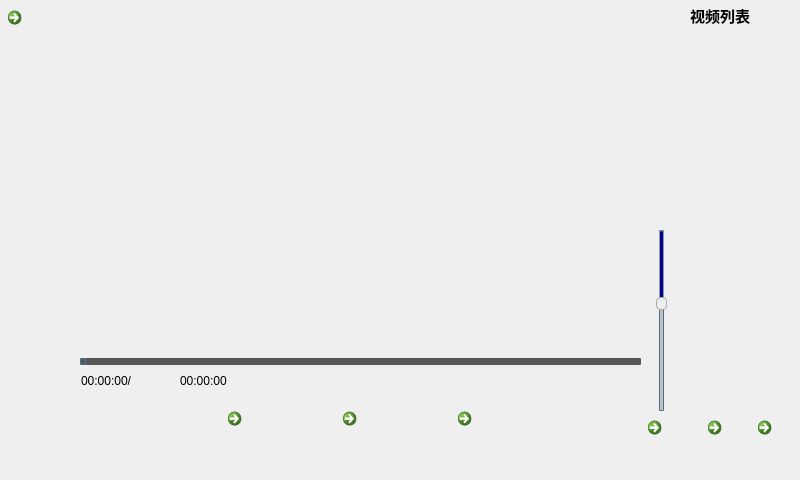
<?xml version="1.0" encoding="UTF-8"?>
<ui version="4.0">
 <class>VideoWindow</class>
 <widget class="QMainWindow" name="VideoWindow">
  <property name="geometry">
   <rect>
    <x>0</x>
    <y>0</y>
    <width>800</width>
    <height>480</height>
   </rect>
  </property>
  <property name="sizePolicy">
   <sizepolicy hsizetype="Preferred" vsizetype="Preferred">
    <horstretch>0</horstretch>
    <verstretch>0</verstretch>
   </sizepolicy>
  </property>
  <property name="minimumSize">
   <size>
    <width>800</width>
    <height>480</height>
   </size>
  </property>
  <property name="maximumSize">
   <size>
    <width>800</width>
    <height>480</height>
   </size>
  </property>
  <property name="windowTitle">
   <string>MainWindow</string>
  </property>
  <property name="styleSheet">
   <string notr="true">QMainWindow{background-image: url(:/main/vehicle1.png);}
</string>
  </property>
  <widget class="QWidget" name="centralwidget">
   <widget class="QCommandLinkButton" name="commandLinkButton">
    <property name="geometry">
     <rect>
      <x>0</x>
      <y>0</y>
      <width>61</width>
      <height>71</height>
     </rect>
    </property>
    <property name="text">
     <string/>
    </property>
    <property name="icon">
     <iconset resource="pic/pic.qrc">
      <normaloff>:/video/video/quit.png</normaloff>:/video/video/quit.png</iconset>
    </property>
    <property name="iconSize">
     <size>
      <width>40</width>
      <height>40</height>
     </size>
    </property>
   </widget>
   <widget class="QCommandLinkButton" name="commandLinkButton_3">
    <property name="geometry">
     <rect>
      <x>700</x>
      <y>410</y>
      <width>41</width>
      <height>41</height>
     </rect>
    </property>
    <property name="text">
     <string/>
    </property>
    <property name="icon">
     <iconset resource="pic/pic.qrc">
      <normaloff>:/video/video/addfile.png</normaloff>:/video/video/addfile.png</iconset>
    </property>
    <property name="iconSize">
     <size>
      <width>30</width>
      <height>30</height>
     </size>
    </property>
   </widget>
   <widget class="QListWidget" name="listWidget">
    <property name="geometry">
     <rect>
      <x>680</x>
      <y>30</y>
      <width>121</width>
      <height>371</height>
     </rect>
    </property>
    <property name="styleSheet">
     <string notr="true">background-color:transparent;</string>
    </property>
   </widget>
   <widget class="QCommandLinkButton" name="volume">
    <property name="geometry">
     <rect>
      <x>640</x>
      <y>410</y>
      <width>41</width>
      <height>41</height>
     </rect>
    </property>
    <property name="text">
     <string/>
    </property>
    <property name="icon">
     <iconset resource="pic/pic.qrc">
      <normaloff>:/video/video/volume.png</normaloff>:/video/video/volume.png</iconset>
    </property>
    <property name="iconSize">
     <size>
      <width>30</width>
      <height>30</height>
     </size>
    </property>
    <property name="checkable">
     <bool>true</bool>
    </property>
   </widget>
   <widget class="QSlider" name="volchange">
    <property name="geometry">
     <rect>
      <x>650</x>
      <y>230</y>
      <width>22</width>
      <height>181</height>
     </rect>
    </property>
    <property name="styleSheet">
     <string notr="true">QSlider#volchange::groove:volchange {  
border: 1px solid #4A708B;
background: #C0C0C0;
width: 5px;
border-radius: 1px;
padding-left:-1px;
padding-right:-1px;
padding-top:-1px;
padding-bottom:-1px;  
}  

QSlider#volchange::sub-page:volchange {  
background: #575757;  
border: 1px solid #4A708B;
border-radius: 2px;
}  
  
QSlider#volchange::add-page:volchange {  
background: qlineargradient(x1:0, y1:0, x2:0, y2:1,   
    stop:0 #B1B1B1, stop:1 #c4c4c4);  
background: qlineargradient(x1: 0, y1: 0.2, x2: 1, y2: 1,  
    stop: 0 #5DCCFF, stop: 1 #1874CD);   
border: 0px solid #777;
width: 10px;
border-radius: 2px;
}  
  
QSlider#volchange::handle:volchange   
{  
 background: qradialgradient(spread:pad, cx:0.5, cy:0.5, radius:0.5, fx:0.5, fy:0.5, stop:0.6 #45ADED, 
stop:0.778409 rgba(255, 255, 255, 255));

    height: 11px;
    margin-left: -3px;
    margin-right: -3px;
    border-radius: 5px;
}  

QSlider#volchange::sub-page:volchange:disabled {  
background: #00009C;
border-color: #999;
}  
  background-color: rgb(97, 97, 97);
QSlider#volchange::add-page:volchange:disabled {  
background: #eee;  
border-color: #999;  
}  
  
QSlider#volchange::handle:volchange:disabled {  
background: #eee;
border: 1px solid #aaa;
border-radius: 4px; 
}  </string>
    </property>
    <property name="minimum">
     <number>-100</number>
    </property>
    <property name="maximum">
     <number>50</number>
    </property>
    <property name="value">
     <number>-10</number>
    </property>
    <property name="orientation">
     <enum>Qt::Vertical</enum>
    </property>
   </widget>
   <widget class="QCommandLinkButton" name="del">
    <property name="geometry">
     <rect>
      <x>750</x>
      <y>410</y>
      <width>50</width>
      <height>50</height>
     </rect>
    </property>
    <property name="text">
     <string/>
    </property>
    <property name="icon">
     <iconset resource="pic/pic.qrc">
      <normaloff>:/video/video/del.png</normaloff>:/video/video/del.png</iconset>
    </property>
    <property name="iconSize">
     <size>
      <width>30</width>
      <height>30</height>
     </size>
    </property>
   </widget>
   <widget class="QSlider" name="horizontalSlider">
    <property name="geometry">
     <rect>
      <x>80</x>
      <y>350</y>
      <width>561</width>
      <height>22</height>
     </rect>
    </property>
    <property name="styleSheet">
     <string notr="true">QWidget#centralWidget{
       border-style:solid;
	   background: transparent;
	   background-color:#0066CC;
	   
}
 
QSlider#horizontalSlider::groove:horizontal {  
border: 1px solid #4A708B;  
background: #575757;
height: 5px;  
border-radius: 1px;  
padding-left:-1px;  
padding-right:-1px;  
}  
  
QSlider#horizontalSlider::sub-page:horizontal {  
background: qlineargradient(x1:0, y1:0, x2:0, y2:1,   
    stop:0 #B1B1B1, stop:1 #c4c4c4);  
background: qlineargradient(x1: 0, y1: 0.2, x2: 1, y2: 1,  
    stop: 0 #5DCCFF, stop: 1 #1874CD);  
border: 1px solid #4A708B;  
height: 10px;  
border-radius: 2px;  
}  
  
QSlider#horizontalSlider::add-page:horizontal {  
background: #575757;  
border: 0px solid #777;  
height: 10px;  
border-radius: 2px;  
}  
  
QSlider#horizontalSlider::handle:horizontal   
{  
    background: qradialgradient(spread:pad, cx:0.5, cy:0.5, radius:0.5, fx:0.5, fy:0.5,   
    stop:0.6 #45ADED, stop:0.778409 rgba(255, 255, 255, 255));  
  
    width: 11px;  
    margin-top: -3px;  
    margin-bottom: -3px;  
    border-radius: 5px;  
}  
  
QSlider#horizontalSlider::handle:horizontal:hover {  
    background: qradialgradient(spread:pad, cx:0.5, cy:0.5, radius:0.5, fx:0.5, fy:0.5, stop:0.6 #2A8BDA,   
    stop:0.778409 rgba(255, 255, 255, 255));  
  
    width: 11px;  
    margin-top: -3px;  
    margin-bottom: -3px;  
    border-radius: 5px;  
}  
  
QSlider#horizontalSlider::sub-page:horizontal:disabled {  
background: #00009C;  
border-color: #999;  
}  
  
QSlider#horizontalSlider::add-page:horizontal:disabled {  
background: #eee;  
border-color: #999;  
}  
  
QSlider#horizontalSlider::handle:horizontal:disabled {  
background: #eee;  
border: 1px solid #aaa;  
border-radius: 4px;  
}  </string>
    </property>
    <property name="orientation">
     <enum>Qt::Horizontal</enum>
    </property>
   </widget>
   <widget class="QLabel" name="vd_len">
    <property name="geometry">
     <rect>
      <x>180</x>
      <y>370</y>
      <width>91</width>
      <height>21</height>
     </rect>
    </property>
    <property name="text">
     <string>00:00:00</string>
    </property>
    <property name="alignment">
     <set>Qt::AlignLeading|Qt::AlignLeft|Qt::AlignVCenter</set>
    </property>
   </widget>
   <widget class="QLabel" name="vd_po">
    <property name="geometry">
     <rect>
      <x>81</x>
      <y>370</y>
      <width>91</width>
      <height>21</height>
     </rect>
    </property>
    <property name="text">
     <string>00:00:00/</string>
    </property>
    <property name="alignment">
     <set>Qt::AlignLeading|Qt::AlignLeft|Qt::AlignVCenter</set>
    </property>
   </widget>
   <widget class="QLabel" name="vd_list">
    <property name="geometry">
     <rect>
      <x>690</x>
      <y>0</y>
      <width>121</width>
      <height>31</height>
     </rect>
    </property>
    <property name="font">
     <font>
      <pointsize>11</pointsize>
      <weight>75</weight>
      <bold>true</bold>
     </font>
    </property>
    <property name="text">
     <string>视频列表</string>
    </property>
   </widget>
   <widget class="QWidget" name="">
    <property name="geometry">
     <rect>
      <x>220</x>
      <y>400</y>
      <width>290</width>
      <height>62</height>
     </rect>
    </property>
    <layout class="QHBoxLayout" name="horizontalLayout">
     <item>
      <widget class="QCommandLinkButton" name="prev">
       <property name="maximumSize">
        <size>
         <width>60</width>
         <height>60</height>
        </size>
       </property>
       <property name="text">
        <string/>
       </property>
       <property name="icon">
        <iconset resource="pic/pic.qrc">
         <normaloff>:/video/video/prev.png</normaloff>:/video/video/prev.png</iconset>
       </property>
       <property name="iconSize">
        <size>
         <width>50</width>
         <height>50</height>
        </size>
       </property>
      </widget>
     </item>
     <item>
      <spacer name="horizontalSpacer">
       <property name="orientation">
        <enum>Qt::Horizontal</enum>
       </property>
       <property name="sizeHint" stdset="0">
        <size>
         <width>40</width>
         <height>20</height>
        </size>
       </property>
      </spacer>
     </item>
     <item>
      <widget class="QCommandLinkButton" name="play">
       <property name="maximumSize">
        <size>
         <width>60</width>
         <height>60</height>
        </size>
       </property>
       <property name="text">
        <string/>
       </property>
       <property name="icon">
        <iconset resource="pic/pic.qrc">
         <normaloff>:/video/video/play.png</normaloff>:/video/video/play.png</iconset>
       </property>
       <property name="iconSize">
        <size>
         <width>50</width>
         <height>50</height>
        </size>
       </property>
       <property name="checkable">
        <bool>true</bool>
       </property>
      </widget>
     </item>
     <item>
      <spacer name="horizontalSpacer_2">
       <property name="orientation">
        <enum>Qt::Horizontal</enum>
       </property>
       <property name="sizeHint" stdset="0">
        <size>
         <width>40</width>
         <height>20</height>
        </size>
       </property>
      </spacer>
     </item>
     <item>
      <widget class="QCommandLinkButton" name="next">
       <property name="maximumSize">
        <size>
         <width>60</width>
         <height>60</height>
        </size>
       </property>
       <property name="text">
        <string/>
       </property>
       <property name="icon">
        <iconset resource="pic/pic.qrc">
         <normaloff>:/video/video/next.png</normaloff>:/video/video/next.png</iconset>
       </property>
       <property name="iconSize">
        <size>
         <width>50</width>
         <height>50</height>
        </size>
       </property>
      </widget>
     </item>
    </layout>
   </widget>
  </widget>
 </widget>
 <resources>
  <include location="pic/pic.qrc"/>
 </resources>
 <connections/>
</ui>
